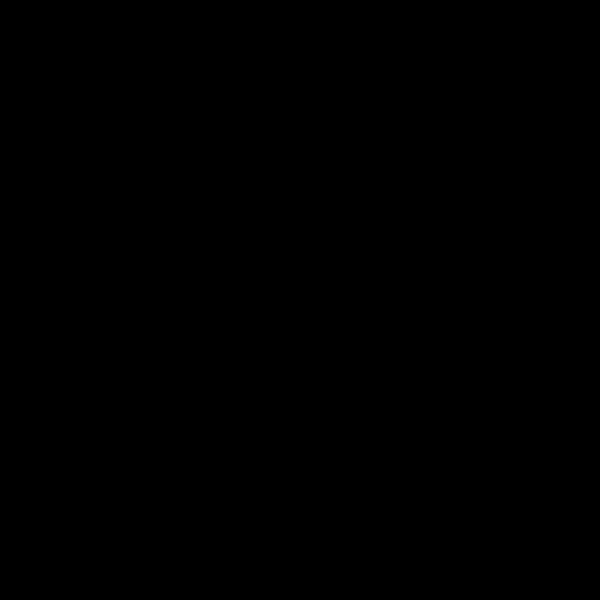
Frame 1 (no input)
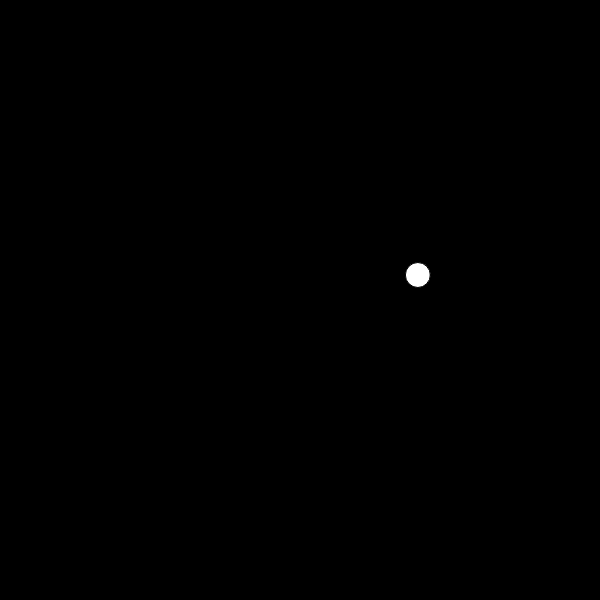
Frame 60 (no input)
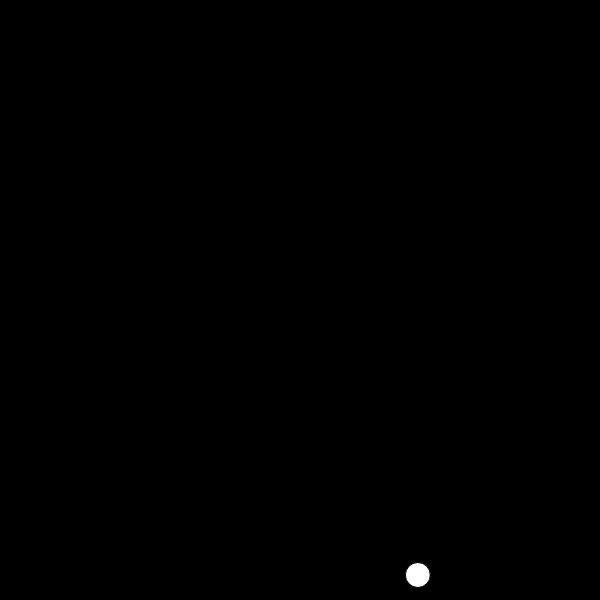
Frame 120 (the mouse pressed at the canvas centre since frame 60)

The p5.js sketch that drew these frames (run headless with seeded random() and noise() and a simulated clock; from frame 60 on, the mouse is pressed at the canvas centre):

// p5.js sketch
// ── sketch.js
var pelota;

function setup(){
	createCanvas(600,600);
	pelota = new Pelota();
}

function draw(){
	background(0);
	pelota.update();
	pelota.render();
	
}

function Pelota(){
	this.size = 25;
	this.speed = 5;

	this.init = function(){
		this.x = random(25, width-25);
		this.y = -25;
	}

	this.render = function(){
		fill(255);
		ellipse(this.x, this.y, this.size, this.size);
	}

	this.update = function(){
		this.y += this.speed;
		if (this.y + this.size > height){
			this.init();
		}

	}
	this.init();
}
// ── main.css
body {
	background-color: #ffeb3b
}
